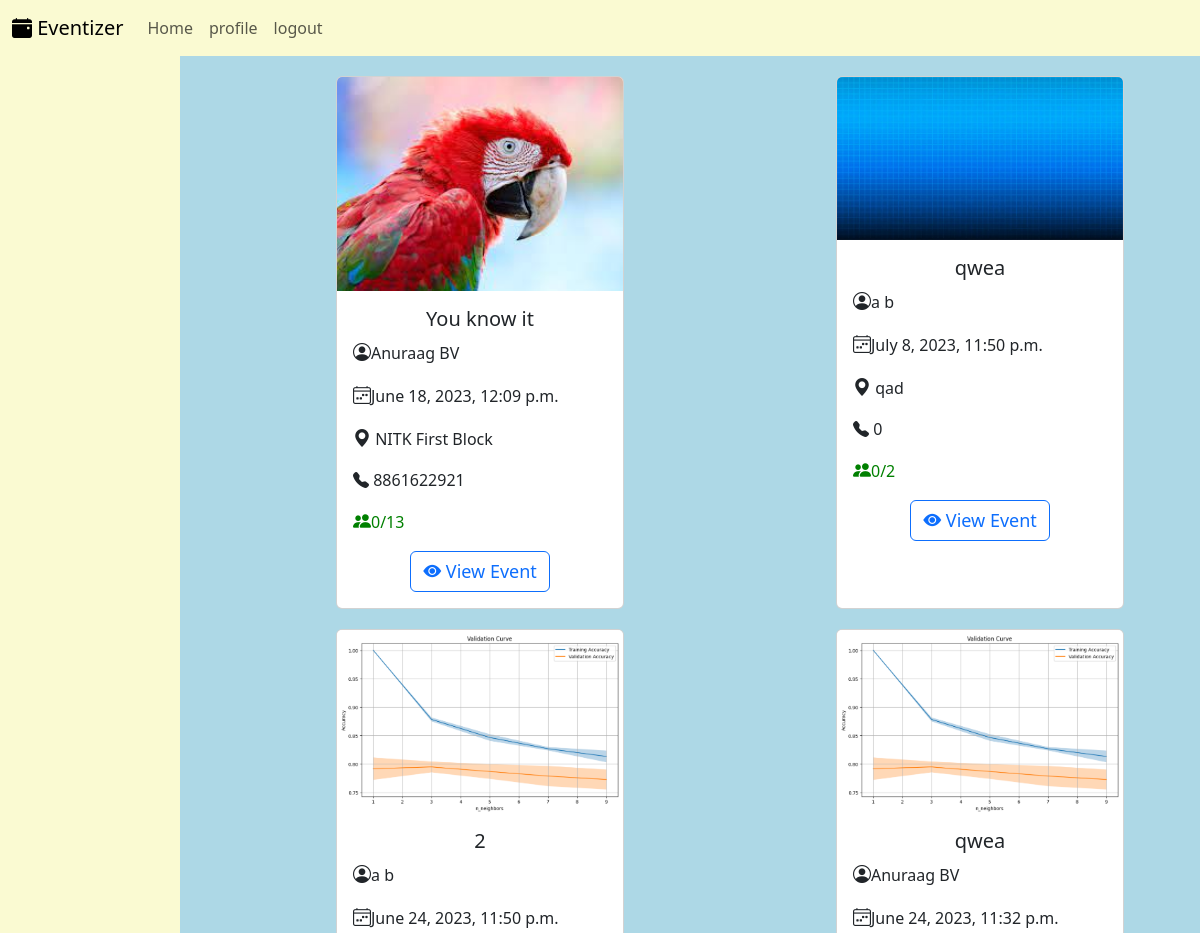
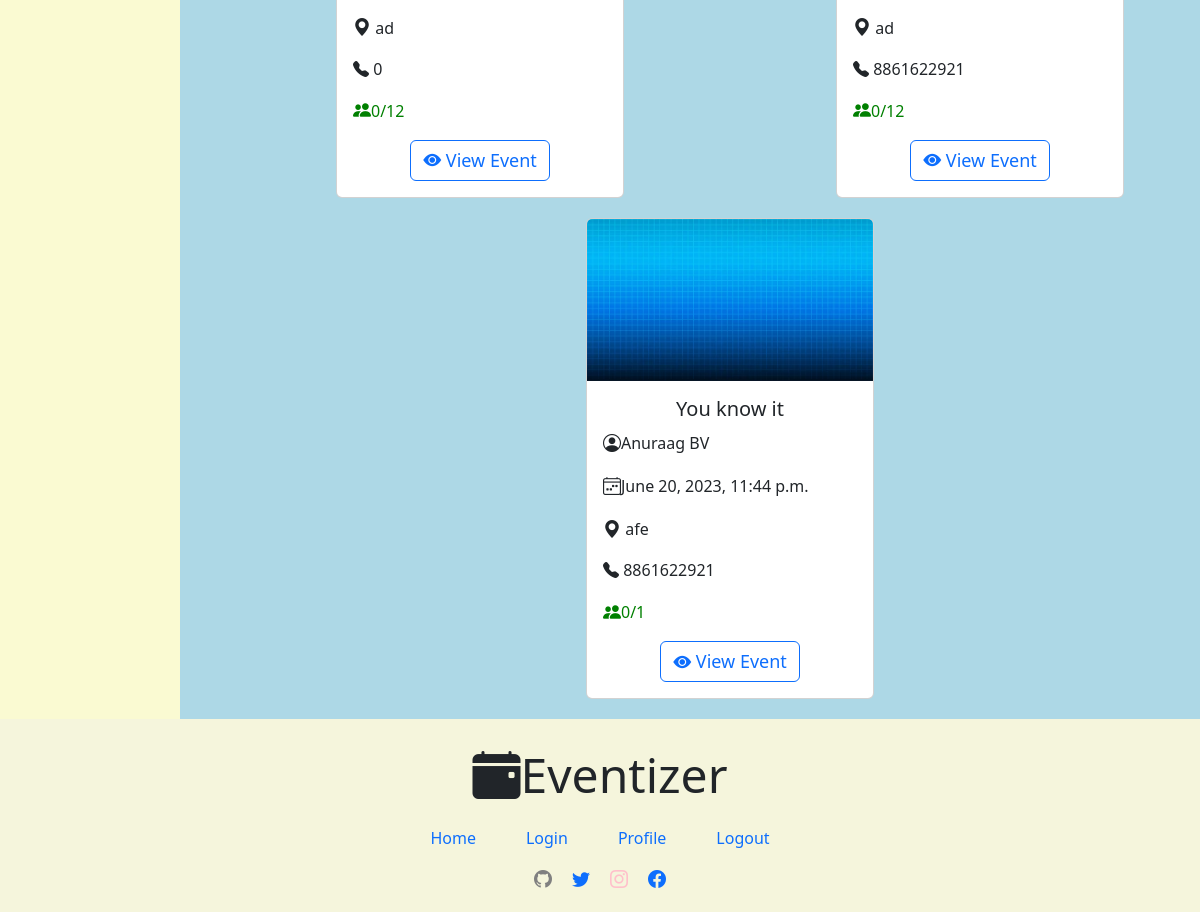
Page /Participant/1/ on the committed database (2 pictures, top to bottom).
### Organiser_Main/models.py (models this page shows, shortened)
class Organiser_events(models.Model):
    organizer = models.ForeignKey(Organiser, on_delete=models.CASCADE,default=1)
    event_name = models.CharField(max_length=100)
    event_description = models.CharField(max_length=500)
    event_date = models.DateTimeField()
    event_location = models.CharField(max_length=50)
    event_picture = models.ImageField(upload_to='event_images/')
    event_max_participants = models.IntegerField()
    event_present_participants = models.IntegerField(default=0)
    participants = models.ManyToManyField(Participant, blank=True)

### User/models.py (models this page shows)
class Organiser(models.Model):
    first_name = models.CharField(max_length=100)
    last_name = models.CharField(max_length=100)
    email_id = models.EmailField(unique=True)
    password = models.CharField(max_length=100)
    contact = models.IntegerField(validators=[MaxValueValidator(9999999999)],default=0)
    profile_picture = models.ImageField(upload_to='profile_pictures_organiser/', null=True, blank=True)
    date_of_join = models.DateField(auto_now_add=True)
    def __str__(self):
        return f'{self.first_name} {self.last_name}'

### Participant_Main/views.py (the view)
# urls.py: path('Participant/<int:participant>/', participant_main, name='participant_main'),
def participant_main(request, participant):
    events = Organiser_events.objects.all()
    return render(request, 'par_index.html', {'participant': participant, 'events': events})

### Participant_Main/templates/par_index.html (shortened to what this page needs)
{% load static %}
<!DOCTYPE html>
<html lang="en">
<head>
    <link href="https://cdn.jsdelivr.net/npm/bootstrap@5.3.0/dist/css/bootstrap.min.css" rel="stylesheet">
    <link rel="stylesheet" href="https://cdn.jsdelivr.net/npm/bootstrap-icons@1.10.5/font/bootstrap-icons.css">
</head>
<body>
    <nav class="navbar navbar-expand-lg custom-navbar" id="nav_bar">
        <div class="container-fluid">
          <a class="navbar-brand" href="#"><i class="bi bi-calendar-event-fill"></i> Eventizer</a>
          <div class="collapse navbar-collapse" id="navbarNav">
            <ul class="navbar-nav">
              <li class="nav-item">
                <a class="nav-link " aria-current="page" href="/Participant/{{ participant }}/">Home</a>
              </li>
              <li class="nav-item">
                <a class="nav-link" href="#">profile</a>
              </li>
              <li class="nav-item">
                <a class="nav-link" href="/logout">logout</a>
              </li>
            </ul>
          </div>
        </div>
      </nav>
      <div id="participant_full_view">
        <div id="filter"></div>
      <div id="showing_events">
        {% for event in events %}
        <div class="card" style="width: 18rem;">
          <img src="{{ event.event_picture.url }}" class="card-img-top" alt="...">
          <div class="card-body">
            <h5 class="card-title" style="text-align: center;">{{event.event_name}}</h5>
            <p class="card-text"><i class="bi bi-person-circle" id="font-icon"></i>{{event.organizer}}</p>
            <p class="card-text"><i class="bi bi-calendar4-week" id="font-icon"></i>{{event.event_date}}</p>
            <p class="card-text"><i class="bi bi-geo-alt-fill" id="font-icon"></i> {{event.event_location}}</p>
            <p class="card-text"><i class="bi bi-telephone-fill"></i> {{event.organizer.contact}}</p>
            <p class="card-text green"><i class="bi bi-people-fill" id="font-icon"></i>{{event.event_present_participants}}/{{event.event_max_participants}}</p>
            <center><a href="{% url 'participant_event' participant=participant organiser_event=event.id %}" class="btn btn-outline-primary" id="font-icon"><i class="bi bi-eye-fill"></i> View Event</a></center>
          </div>
        </div>
        {% endfor %}
      </div>
    </div>
    <div id="footer">
        <div id="name_footer"><i class="bi bi-calendar-event-fill"></i>Eventizer</div>
        <div id="links_footer">
            <a href="#">Home</a>
            <a href="#">Login</a>
            <a href="#">Profile</a>
            <a href="#">Logout</a>
        </div>
        <div id="media_footer">
          <div><a href=""><i class="bi bi-github" style="color:grey"></i></a></div>
          <div><a href=""><i class="bi bi-twitter"></i></a></div>
          <div><a href=""><i class="bi bi-instagram" style="color:pink"></i></a></div>
          <div><a href=""><i class="bi bi-facebook"></i></a></div>
      </div>
    </div>
</body>
</html>

### Participant_Main/templates/par_index.html (style rules this page uses)
body { background-color: lightblue; }
#nav_bar { background-color: lightgoldenrodyellow; }
#showing_events { margin:20px 20px 20px 100px; display: flex; flex-direction: row; flex-wrap: wrap; justify-content: space-around; column-gap: 100px; row-gap:20px; }
#participant_full_view { display: flex; flex-direction: row; }
#filter { display: flex; flex-direction: column; flex:0 0 15%; background-color:lightgoldenrodyellow; }
.green { color:green; }
#footer { padding: 20px; background-color:beige; display: flex; flex-direction: column; align-items: center; font-size: 300%; row-gap: 15px; }
#links_footer { display: flex; flex-direction: row; column-gap: 50px; font-size: medium; }
#links_footer a { text-decoration: none; }
#media_footer { display: flex; flex-direction: row; column-gap: 20px; font-size: large; }
#font-icon { font-size: large; }
.card { transition: box-shadow 0.3s ease-in-out; }

### rows in the picture
Organiser_events: event_picture (picture), event_name "You know it", organizer "Anuraag BV", event_date "June 18, 2023, 12:09 p.m.", event_location "NITK First Block", organizer.contact "8861622921", event_present_participants "0", event_max_participants "13"
Organiser_events: event_picture (picture), event_name "qwea", organizer "a b", event_date "July 8, 2023, 11:50 p.m.", event_location "qad", organizer.contact "0", event_present_participants "0", event_max_participants "2"
Organiser_events: event_picture (picture), event_name "2", organizer "a b", event_date "June 24, 2023, 11:50 p.m.", event_location "ad", organizer.contact "0", event_present_participants "0", event_max_participants "12"
Organiser_events: event_picture (picture), event_name "qwea", organizer "Anuraag BV", event_date "June 24, 2023, 11:32 p.m.", event_location "ad", organizer.contact "8861622921", event_present_participants "0", event_max_participants "12"
Organiser_events: event_picture (picture), event_name "You know it", organizer "Anuraag BV", event_date "June 20, 2023, 11:44 p.m.", event_location "afe", organizer.contact "8861622921", event_present_participants "0", event_max_participants "1"
